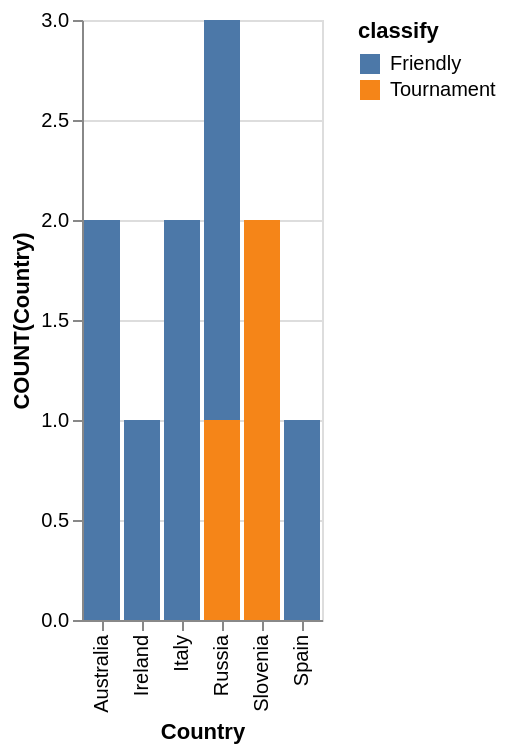

Write a Vega-Lite specification for this figure.
### Vega-Lite specification from a JSON file in a GitHub repository (floating-point values rounded to 4 significant figures)
{"data": {"values": [{"x_data": "Australia", "y_data": 2, "classify": "Friendly"}, {"x_data": "Ireland", "y_data": 1, "classify": "Friendly"}, {"x_data": "Italy", "y_data": 2, "classify": "Friendly"}, {"x_data": "Russia", "y_data": 2, "classify": "Friendly"}, {"x_data": "Slovenia", "y_data": 0, "classify": "Friendly"}, {"x_data": "Spain", "y_data": 1, "classify": "Friendly"}, {"x_data": "Australia", "y_data": 0, "classify": "Tournament"}, {"x_data": "Ireland", "y_data": 0, "classify": "Tournament"}, {"x_data": "Italy", "y_data": 0, "classify": "Tournament"}, {"x_data": "Russia", "y_data": 1, "classify": "Tournament"}, {"x_data": "Slovenia", "y_data": 2, "classify": "Tournament"}, {"x_data": "Spain", "y_data": 0, "classify": "Tournament"}]}, "mark": "bar", "encoding": {"x": {"field": "x_data", "type": "nominal", "title": "Country", "sort": "ascending"}, "y": {"field": "y_data", "type": "quantitative", "title": "COUNT(Country)"}, "color": {"field": "classify"}}}
